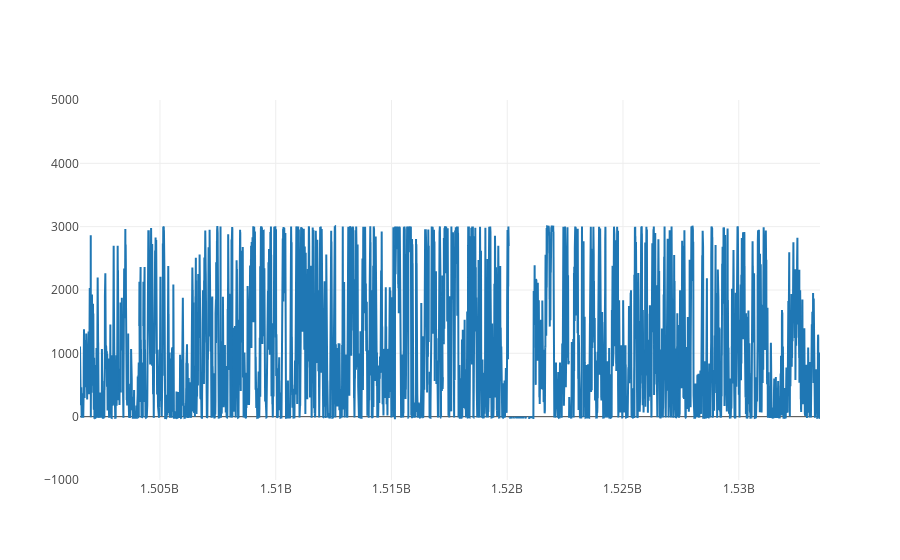

Notebook code for this chart:
### Code cell
iplot(go.Figure(data = [go.Scatter(x = list(data['TimeStamp'])[::12], y = list(data['PW1'])[::12], mode = 'lines')],
               layout = go.Layout(yaxis = dict(range = [-1000, 5000]))))

### Figure 1 — Plotly figure (JSON) as saved in the notebook; plotly's stock layout.template omitted (floating-point values rounded to 4 significant figures; data arrays with more than 128 entries replaced by an {"elided": "..."} marker saying what was removed)
{"data": [{"mode": "lines", "type": "scatter", "x": {"elided": "8880 int values"}, "y": {"elided": "8880 mixed values"}}], "layout": {"yaxis": {"range": [-1000, 5000]}}}
